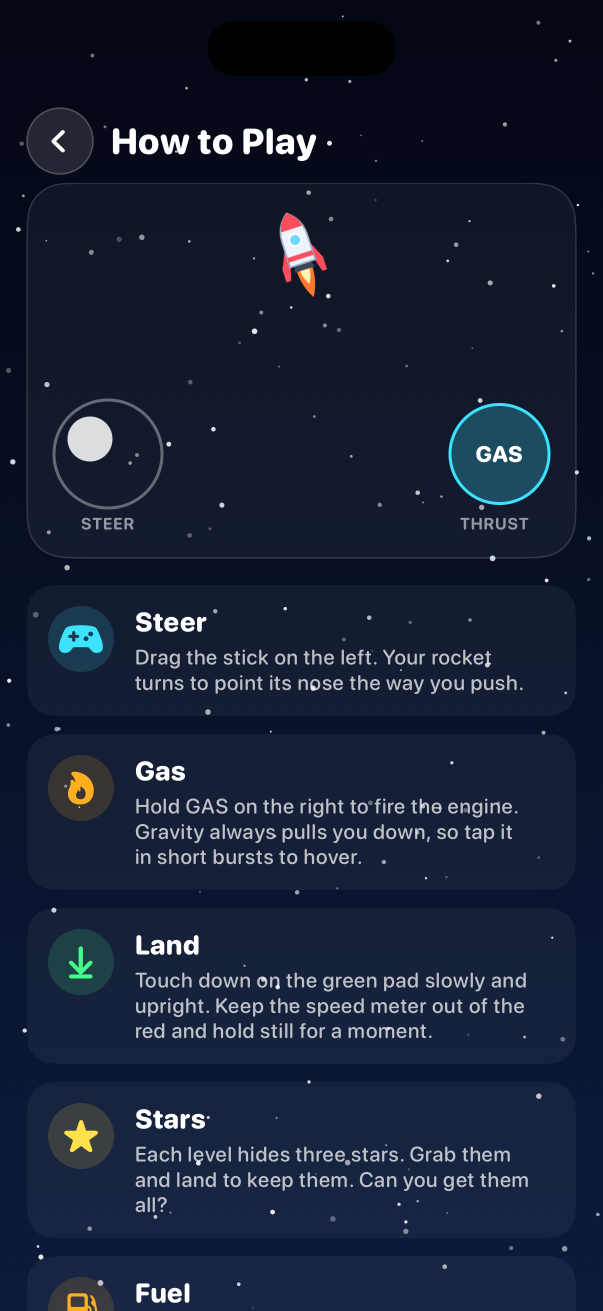
#> input picture 02-howto.png, 1206 x 2622 px, given in place of AppIcon.png, which was not available (shown at 1/2 size)
$ python build_web.py out.png
#> lines starting #> are read from the running program, lines starting #| are printed output that depends on the picture; pictures that were not available may be replaced by others from this repository, and a replacement may not be noted
#!/usr/bin/env python3
"""Assembles the website (also bundled into the Android app) into build/web.

    python3 tools/build_web.py [output_dir]

It copies web/ and adds the files the iPhone app also uses: levels.json, the
community server settings (backend.json), the sound effects and the icon.
"""
import json
import os
import re
import shutil
import sys

ROOT = os.path.dirname(os.path.dirname(os.path.abspath(__file__)))
OUT = os.path.abspath(sys.argv[1] if len(sys.argv) > 1 else os.path.join(ROOT, "build", "web"))
RES = os.path.join(ROOT, "Thrustbound", "Resources")
ICON = os.path.join(ROOT, "Thrustbound", "Assets.xcassets", "AppIcon.appiconset", "AppIcon.png")

shutil.rmtree(OUT, ignore_errors=True)
os.makedirs(OUT)
web = os.path.join(ROOT, "web")
for name in ("index.html", "manifest.webmanifest"):
    shutil.copy(os.path.join(web, name), OUT)
for folder in ("css", "js"):
    shutil.copytree(os.path.join(web, folder), os.path.join(OUT, folder))
shutil.copy(os.path.join(RES, "levels.json"), OUT)
if os.path.exists(os.path.join(RES, "backend.json")):
    shutil.copy(os.path.join(RES, "backend.json"), OUT)
shutil.copytree(os.path.join(RES, "Sounds"), os.path.join(OUT, "sounds"))

try:
    from PIL import Image
    icon = Image.open(ICON).convert("RGB")
    for size in (180, 192, 512):
        icon.resize((size, size), Image.LANCZOS).save(os.path.join(OUT, f"icon-{size}.png"), optimize=True)
#> this loop made 3 passes
#> pass 1, `icon.resize((size, size), Image.LANCZOS).save(os.path.join(OUT, f"icon..`:
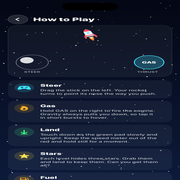
#> saved as icon-180.png: PIL image 180x180 RGB; mean R, G, B 24.4, 33, 53.1
#> pass 2, `icon.resize((size, size), Image.LANCZOS).save(os.path.join(OUT, f"icon..`:
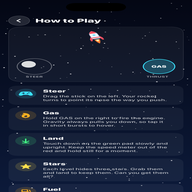
#> saved as icon-192.png: PIL image 192x192 RGB; mean R, G, B 24.3, 33, 53.1
except ImportError:
    for size in (180, 192, 512):
        shutil.copy(ICON, os.path.join(OUT, f"icon-{size}.png"))

#> (the run stopped early here; a loop or call above may not have finished)

$ run again, on 03-settings.png
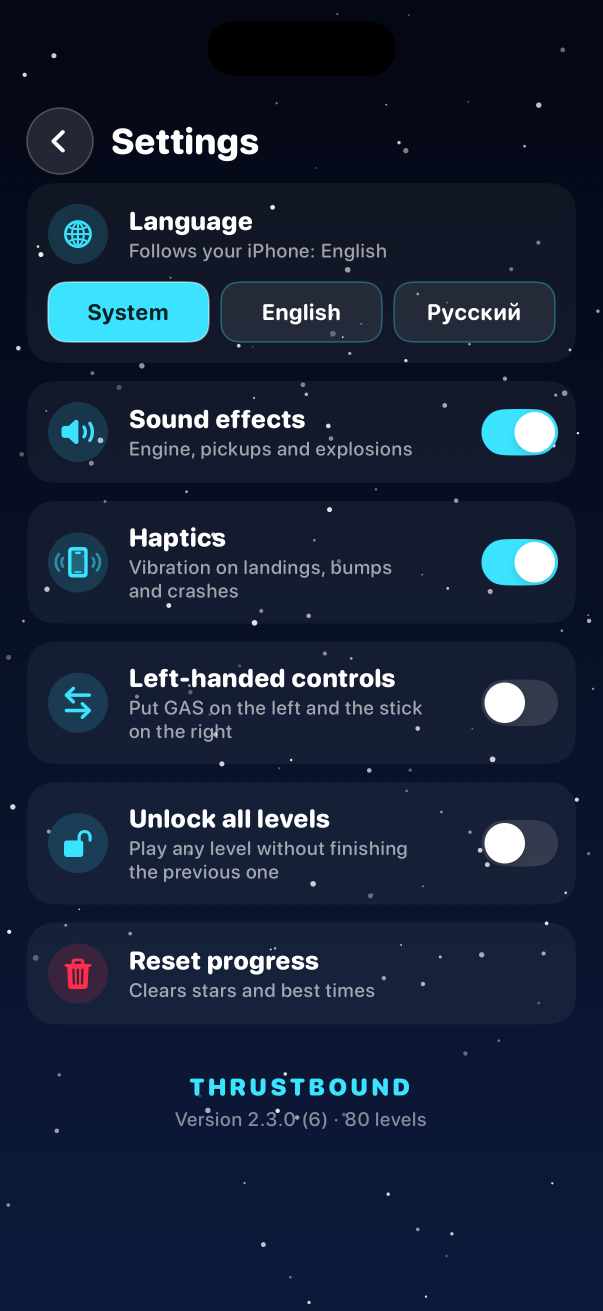
#> input picture 03-settings.png, 1206 x 2622 px, given in place of AppIcon.png, which was not available (shown at 1/2 size)
#> the loop `for size in (180, 192, 512):` made 3 passes
#> pass 1, `icon.resize((size, size), Image.LANCZOS).save(os.path.join(OUT, f"icon..`:
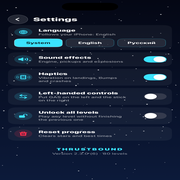
#> saved as icon-180.png: PIL image 180x180 RGB; mean R, G, B 23.3, 35, 56.1
#> pass 2, `icon.resize((size, size), Image.LANCZOS).save(os.path.join(OUT, f"icon..`:
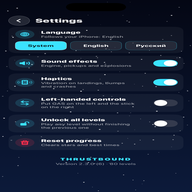
#> saved as icon-192.png: PIL image 192x192 RGB; mean R, G, B 23.3, 35, 56.1

$ run again, on 10-level01-intro.png
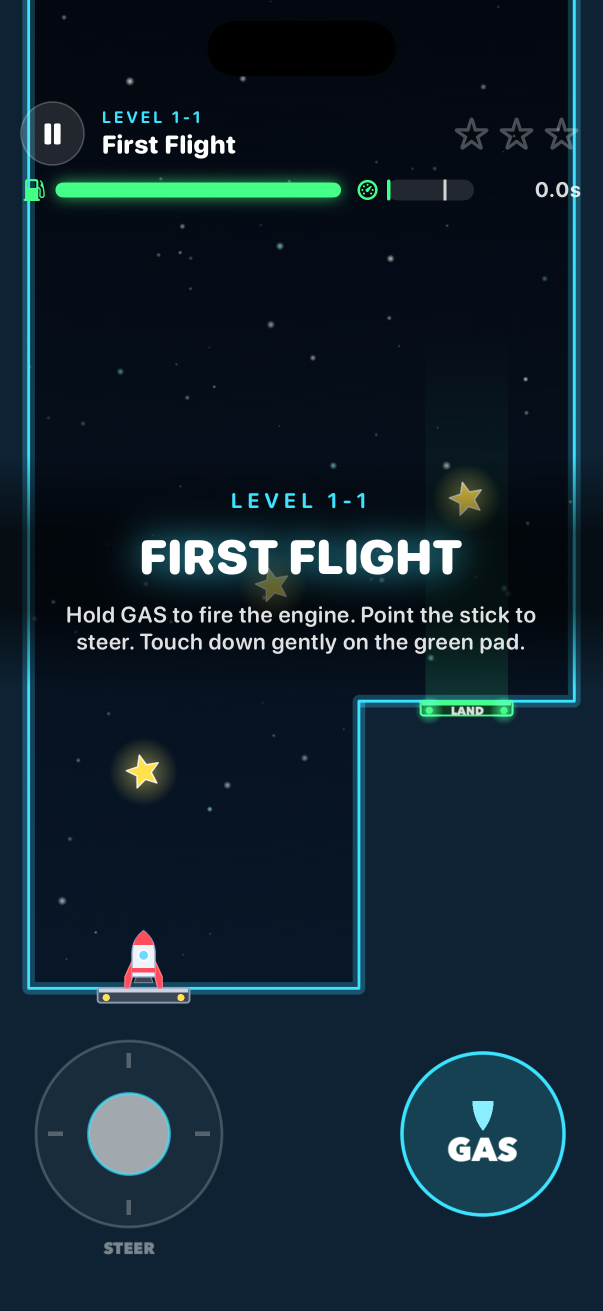
#> input picture 10-level01-intro.png, 1206 x 2622 px, given in place of AppIcon.png, which was not available (shown at 1/2 size)
#> the loop `for size in (180, 192, 512):` made 3 passes
#> pass 1, `icon.resize((size, size), Image.LANCZOS).save(os.path.join(OUT, f"icon..`:
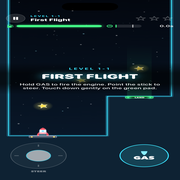
#> saved as icon-180.png: PIL image 180x180 RGB; mean R, G, B 17.4, 35.3, 46.8
#> pass 2, `icon.resize((size, size), Image.LANCZOS).save(os.path.join(OUT, f"icon..`:
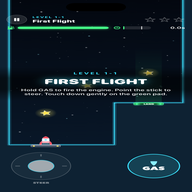
#> saved as icon-192.png: PIL image 192x192 RGB; mean R, G, B 17.4, 35.2, 46.8
